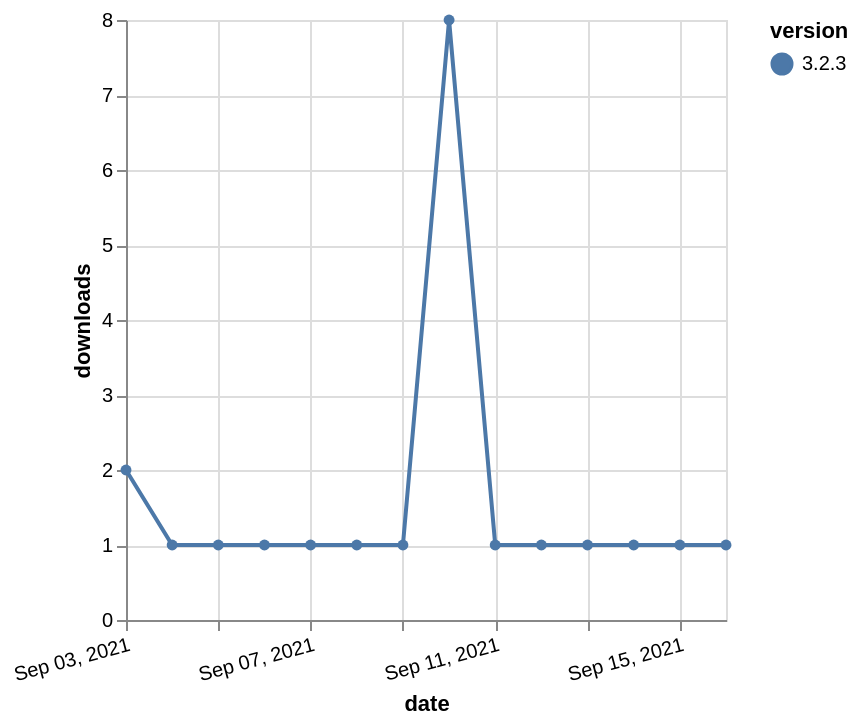

The specification (Vega-Lite) saved for this image:
### Vega-Lite specification from a JSON file in a GitHub repository (floating-point values rounded to 4 significant figures)
{"$schema": "https://vega.github.io/schema/vega-lite/v5.json", "description": "A simple bar chart with embedded data.", "data": {"values": [{"date": "2021-09-03", "total": 633, "delta": 2, "version": "3.2.3"}, {"date": "2021-09-04", "total": 634, "delta": 1, "version": "3.2.3"}, {"date": "2021-09-05", "total": 635, "delta": 1, "version": "3.2.3"}, {"date": "2021-09-06", "total": 636, "delta": 1, "version": "3.2.3"}, {"date": "2021-09-07", "total": 637, "delta": 1, "version": "3.2.3"}, {"date": "2021-09-08", "total": 638, "delta": 1, "version": "3.2.3"}, {"date": "2021-09-09", "total": 639, "delta": 1, "version": "3.2.3"}, {"date": "2021-09-10", "total": 647, "delta": 8, "version": "3.2.3"}, {"date": "2021-09-11", "total": 648, "delta": 1, "version": "3.2.3"}, {"date": "2021-09-12", "total": 649, "delta": 1, "version": "3.2.3"}, {"date": "2021-09-13", "total": 650, "delta": 1, "version": "3.2.3"}, {"date": "2021-09-14", "total": 651, "delta": 1, "version": "3.2.3"}, {"date": "2021-09-15", "total": 652, "delta": 1, "version": "3.2.3"}, {"date": "2021-09-16", "total": 653, "delta": 1, "version": "3.2.3"}]}, "width": "container", "mark": {"type": "line", "point": {"filled": true}}, "encoding": {"x": {"field": "date", "type": "temporal", "timeUnit": "yearmonthdate", "title": "date", "axis": {"labelAngle": -15}}, "y": {"field": "delta", "type": "quantitative", "title": "downloads"}, "color": {"field": "version", "type": "nominal"}, "tooltip": {"field": "delta"}}}
